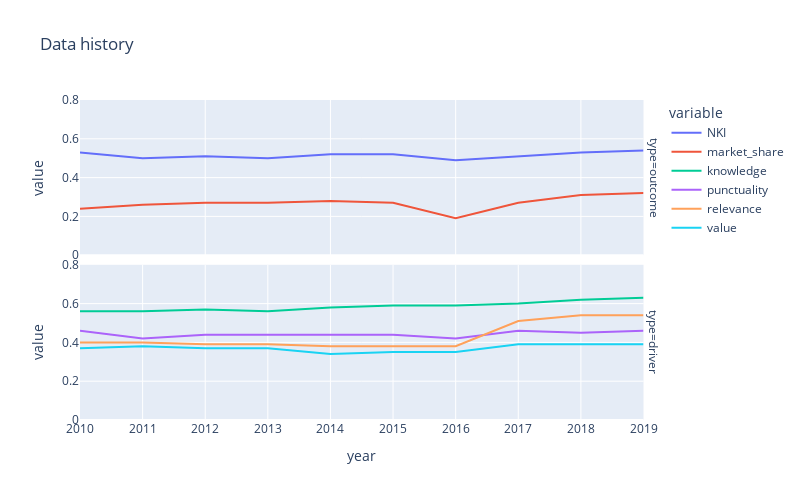

Notebook cell for this chart:
### Code cell
from ipywidgets import interact, HBox, VBox, interactive_output
import pandas as pd
import plotly.express as px

y_df = Y_df.loc[['Nöjd Kund Index (NKI) allmänheten', 'Kollektivtrafikens marknadsandel'],:]
y_df.index = ['NKI', 'market_share']

data_df = pd.concat([X_df, y_df], axis=0).unstack().reset_index()
data_df.columns = ['year', 'variable', 'value']
data_df['type'] = (['driver']*4 + ['outcome']*2 )*10
data_df['value'] = data_df['value'].apply(lambda x:round(x, 2))

fig = px.line(data_df, x='year', y='value', color='variable',
              width=800, height=500, range_y = [0, 0.8], facet_row='type',
              category_orders={'variable':['NKI', 'market_share', 'knowledge', 'punctuality', 'relevance', 'value'],
                              'type':['outcome', 'driver']},
              title='Data history')

fig.update_layout(xaxis = {'nticks':10})
fig.show()

### Figure 1 — Plotly figure (JSON) as saved in the notebook; plotly's stock layout.template omitted (floating-point values rounded to 4 significant figures)
{"data": [{"hovertemplate": "variable=NKI<br>type=outcome<br>year=%{x}<br>value=%{y}<extra></extra>", "legendgroup": "NKI", "line": {"color": "#636efa", "dash": "solid"}, "mode": "lines", "name": "NKI", "orientation": "v", "showlegend": true, "type": "scatter", "x": [2010, 2011, 2012, 2013, 2014, 2015, 2016, 2017, 2018, 2019], "xaxis": "x2", "y": [0.53, 0.5, 0.51, 0.5, 0.52, 0.52, 0.49, 0.51, 0.53, 0.54], "yaxis": "y2"}, {"hovertemplate": "variable=market_share<br>type=outcome<br>year=%{x}<br>value=%{y}<extra></extra>", "legendgroup": "market_share", "line": {"color": "#EF553B", "dash": "solid"}, "mode": "lines", "name": "market_share", "orientation": "v", "showlegend": true, "type": "scatter", "x": [2010, 2011, 2012, 2013, 2014, 2015, 2016, 2017, 2018, 2019], "xaxis": "x2", "y": [0.24, 0.26, 0.27, 0.27, 0.28, 0.27, 0.19, 0.27, 0.31, 0.32], "yaxis": "y2"}, {"hovertemplate": "variable=knowledge<br>type=driver<br>year=%{x}<br>value=%{y}<extra></extra>", "legendgroup": "knowledge", "line": {"color": "#00cc96", "dash": "solid"}, "mode": "lines", "name": "knowledge", "orientation": "v", "showlegend": true, "type": "scatter", "x": [2010, 2011, 2012, 2013, 2014, 2015, 2016, 2017, 2018, 2019], "xaxis": "x", "y": [0.56, 0.56, 0.57, 0.56, 0.58, 0.59, 0.59, 0.6, 0.62, 0.63], "yaxis": "y"}, {"hovertemplate": "variable=punctuality<br>type=driver<br>year=%{x}<br>value=%{y}<extra></extra>", "legendgroup": "punctuality", "line": {"color": "#ab63fa", "dash": "solid"}, "mode": "lines", "name": "punctuality", "orientation": "v", "showlegend": true, "type": "scatter", "x": [2010, 2011, 2012, 2013, 2014, 2015, 2016, 2017, 2018, 2019], "xaxis": "x", "y": [0.46, 0.42, 0.44, 0.44, 0.44, 0.44, 0.42, 0.46, 0.45, 0.46], "yaxis": "y"}, {"hovertemplate": "variable=relevance<br>type=driver<br>year=%{x}<br>value=%{y}<extra></extra>", "legendgroup": "relevance", "line": {"color": "#FFA15A", "dash": "solid"}, "mode": "lines", "name": "relevance", "orientation": "v", "showlegend": true, "type": "scatter", "x": [2010, 2011, 2012, 2013, 2014, 2015, 2016, 2017, 2018, 2019], "xaxis": "x", "y": [0.4, 0.4, 0.39, 0.39, 0.38, 0.38, 0.38, 0.51, 0.54, 0.54], "yaxis": "y"}, {"hovertemplate": "variable=value<br>type=driver<br>year=%{x}<br>value=%{y}<extra></extra>", "legendgroup": "value", "line": {"color": "#19d3f3", "dash": "solid"}, "mode": "lines", "name": "value", "orientation": "v", "showlegend": true, "type": "scatter", "x": [2010, 2011, 2012, 2013, 2014, 2015, 2016, 2017, 2018, 2019], "xaxis": "x", "y": [0.37, 0.38, 0.37, 0.37, 0.34, 0.35, 0.35, 0.39, 0.39, 0.39], "yaxis": "y"}], "layout": {"annotations": [{"font": {}, "showarrow": false, "text": "type=driver", "textangle": 90, "x": 0.98, "xanchor": "left", "xref": "paper", "y": 0.2425, "yanchor": "middle", "yref": "paper"}, {"font": {}, "showarrow": false, "text": "type=outcome", "textangle": 90, "x": 0.98, "xanchor": "left", "xref": "paper", "y": 0.7575, "yanchor": "middle", "yref": "paper"}], "height": 500, "legend": {"title": {"text": "variable"}, "tracegroupgap": 0}, "title": {"text": "Data history"}, "width": 800, "xaxis": {"anchor": "y", "autorange": true, "domain": [0, 0.98], "nticks": 10, "range": [2010, 2019], "title": {"text": "year"}, "type": "linear"}, "xaxis2": {"anchor": "y2", "autorange": true, "domain": [0, 0.98], "matches": "x", "range": [2010, 2019], "showticklabels": false, "type": "linear"}, "yaxis": {"anchor": "x", "domain": [0, 0.485], "range": [0, 0.8], "title": {"text": "value"}, "type": "linear"}, "yaxis2": {"anchor": "x2", "domain": [0.515, 1], "matches": "y", "range": [0, 0.8], "title": {"text": "value"}, "type": "linear"}}}
